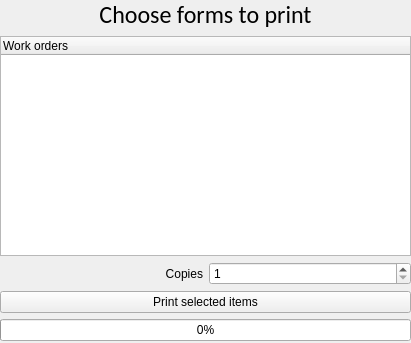
<?xml version="1.0" encoding="UTF-8"?>
<ui version="4.0">
 <class>MainWindow</class>
 <widget class="QMainWindow" name="MainWindow">
  <property name="geometry">
   <rect>
    <x>0</x>
    <y>0</y>
    <width>411</width>
    <height>343</height>
   </rect>
  </property>
  <property name="minimumSize">
   <size>
    <width>411</width>
    <height>343</height>
   </size>
  </property>
  <property name="maximumSize">
   <size>
    <width>411</width>
    <height>343</height>
   </size>
  </property>
  <property name="windowTitle">
   <string>WoNum</string>
  </property>
  <widget class="QWidget" name="centralwidget">
   <widget class="QWidget" name="layoutWidget">
    <property name="geometry">
     <rect>
      <x>0</x>
      <y>0</y>
      <width>411</width>
      <height>341</height>
     </rect>
    </property>
    <layout class="QGridLayout" name="gridLayout">
     <item row="2" column="0">
      <widget class="QLabel" name="label_2">
       <property name="text">
        <string>Copies</string>
       </property>
       <property name="alignment">
        <set>Qt::AlignRight|Qt::AlignTrailing|Qt::AlignVCenter</set>
       </property>
      </widget>
     </item>
     <item row="5" column="0" colspan="2">
      <widget class="QProgressBar" name="progressBar">
       <property name="value">
        <number>0</number>
       </property>
      </widget>
     </item>
     <item row="2" column="1">
      <widget class="QSpinBox" name="spinBox">
       <property name="wrapping">
        <bool>false</bool>
       </property>
       <property name="suffix">
        <string/>
       </property>
       <property name="prefix">
        <string/>
       </property>
       <property name="minimum">
        <number>1</number>
       </property>
       <property name="maximum">
        <number>10</number>
       </property>
      </widget>
     </item>
     <item row="4" column="0" colspan="2">
      <widget class="QPushButton" name="pushButton">
       <property name="text">
        <string>Print selected items</string>
       </property>
      </widget>
     </item>
     <item row="0" column="0" colspan="2">
      <widget class="QLabel" name="label">
       <property name="enabled">
        <bool>true</bool>
       </property>
       <property name="font">
        <font>
         <family>Calibri</family>
         <pointsize>18</pointsize>
        </font>
       </property>
       <property name="text">
        <string>Choose forms to print</string>
       </property>
       <property name="alignment">
        <set>Qt::AlignCenter</set>
       </property>
       <property name="wordWrap">
        <bool>true</bool>
       </property>
      </widget>
     </item>
     <item row="1" column="0" colspan="2">
      <widget class="QTreeWidget" name="treeWidget">
       <column>
        <property name="text">
         <string>Work orders</string>
        </property>
        <property name="textAlignment">
         <set>AlignLeading|AlignVCenter</set>
        </property>
       </column>
      </widget>
     </item>
    </layout>
   </widget>
  </widget>
 </widget>
 <resources/>
 <connections/>
</ui>
